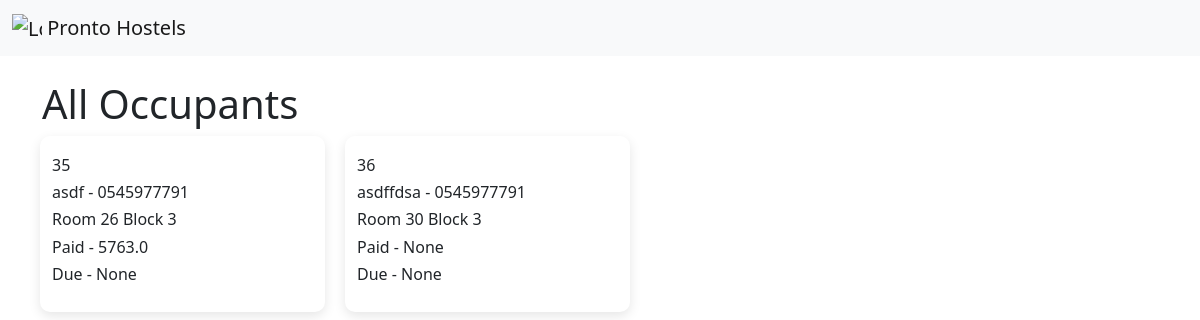
/adminblock/3, run on an earlier commit of the app's database.
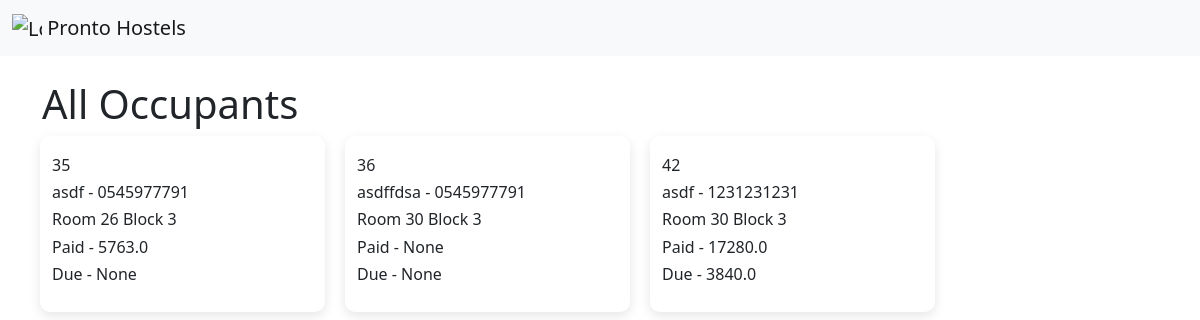
And on a later commit of the database.
### app.py (models this page shows)
class Occupant(db.Model):
    id = db.Column(db.Integer, primary_key=True)
    name = db.Column(db.String(), nullable=True)
    studentId = db.Column(db.String(), nullable=True)
    phone = db.Column(db.String(), nullable=True)
    course = db.Column(db.String(), nullable=True)
    level = db.Column(db.String(), nullable=True)
    room = db.Column(db.String(), nullable=True)
    block = db.Column(db.String(), nullable=True)
    roomnumber = db.Column(db.String(), nullable=True)
    roomid = db.Column(db.String(), nullable=True)
    roomCost = db.Column(db.Float(), nullable=True, default=0)
    amountPaid = db.Column(db.Float(), nullable=True, default=0)
    due = db.Column(db.Float(), nullable=True)
    paid = db.Column(db.Boolean(), default=False)

### app.py (the view)
@app.route('/adminblock/<int:id>', methods=['GET', 'POST'])
def adminblock(id):
    occupants = Occupant.query.filter_by(block = id).all()
    print(occupants)
    return render_template('adminoccupants.html', alloccupants=occupants)

### templates/adminoccupants.html
{% extends "layout.html" %}
{% block body %}
<div class="container">
    <h1>All Occupants</h1>
    <div>
        <div class="row">
            {% for o in alloccupants %}
            <div class="col-md-3 col-6 answerCard" >
                    <div>
                            <h6>{{o.id}} </h6>
                            <h6>{{o.name}} - {{o.phone}} </h6>
                            <h6>Room {{o.room}} Block {{o.block}} </h6>
                            <h6>Paid - {{o.amountPaid}} </h6>
                            <h6>Due - {{o.due}} </h6>
                    </div>
                </div>
            {% endfor %}
        </div>
    </div>
</div>
{% endblock %}

What changed in the data, as far as the page shows it:
added Occupant: id "42", name "asdf", phone "1231231231", room "30", block "3", amountPaid "17280.0", due "3840.0"
